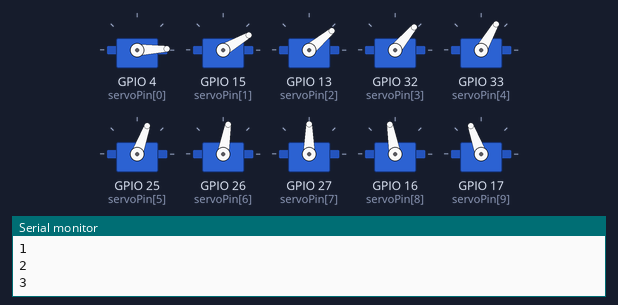
Recording of a sketch running on a simulated ESP32. Shown: 10 × servo, the last lines printed to the serial monitor.

Above: at 5.05 s.
At 6.3 s:
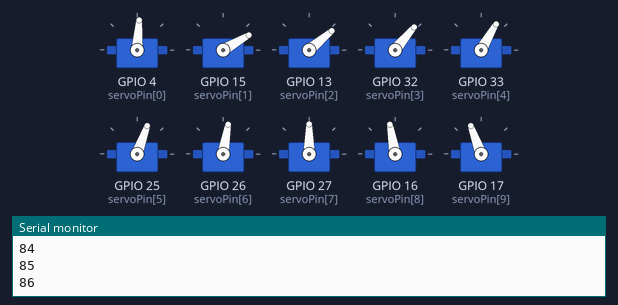
At 7.6 s:
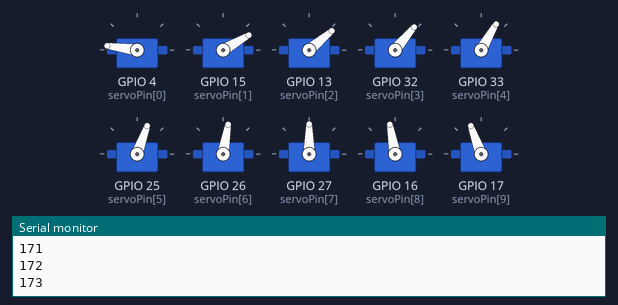
At 10.2 s:
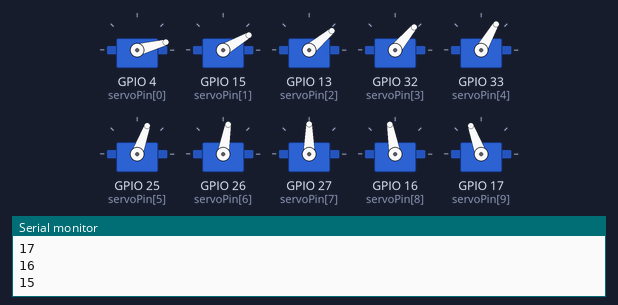
Timing chart, 0 to 12.1 s (numbered marks = the images above):
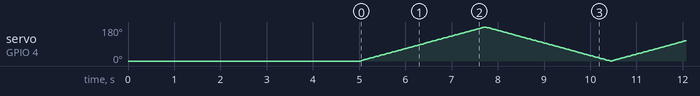

The sketch:

SweepESP32Servo.ino
```cpp
#include <ESP32Servo.h>

// 16 servo objects can be created on the ESP32
// Recommended PWM GPIO pins on the ESP32 include 2,4,12-19,21-23,25-27,32-33

int OnBoardLed = 2;
int i = 0;
int pos = 0;

#define NUM_Servo  10
int servoPin[NUM_Servo] = {4, 15, 13, 32, 33, 25, 26, 27, 16, 17};
Servo myservo[NUM_Servo];

void setup() {
  Serial.begin(115200);
  delay(5000);

	// Allow allocation of all timers
	ESP32PWM::allocateTimer(0);
	ESP32PWM::allocateTimer(1);
	ESP32PWM::allocateTimer(2);
	ESP32PWM::allocateTimer(3);

  for (i=0; i < NUM_Servo; i++){
    myservo[i].setPeriodHertz(50);
    myservo[i].attach(servoPin[i], 500, 2000); //(PIN, MIN, MAX)
  }
	// using default min/max of 1000us and 2000us
	// different servos may require different min/max settings
	// for an accurate 0 to 180 sweep
}

void loop() {

	myservo[0].write(20);
	myservo[1].write(30);
	myservo[2].write(40);
	myservo[3].write(50);
	myservo[4].write(60);
	myservo[5].write(70);
	myservo[6].write(80);
	myservo[7].write(90);
	myservo[8].write(100);
	myservo[9].write(110);

	for (pos = 0; pos <= 180; pos += 1) { // goes from 0 degrees to 180 degrees
        Serial.println(pos);
		myservo[0].write(pos);    // tell servo to go to position in variable 'pos'
		delay(15);             // waits 15ms for the servo to reach the position
	}
	for (pos = 180; pos >= 0; pos -= 1) { // goes from 180 degrees to 0 degrees
        Serial.println(pos);
		myservo[0].write(pos);    // tell servo to go to position in variable 'pos'
		delay(15);             // waits 15ms for the servo to reach the position
	}
}
```
